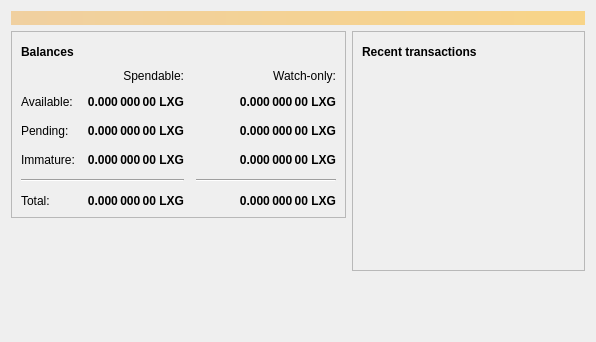
<?xml version="1.0" encoding="UTF-8"?>
<ui version="4.0">
 <class>OverviewPage</class>
 <widget class="QWidget" name="OverviewPage">
  <property name="geometry">
   <rect>
    <x>0</x>
    <y>0</y>
    <width>596</width>
    <height>342</height>
   </rect>
  </property>
  <property name="windowTitle">
   <string>Form</string>
  </property>
  <layout class="QVBoxLayout" name="topLayout">
   <item>
    <widget class="QLabel" name="labelAlerts">
     <property name="visible">
      <bool>false</bool>
     </property>
     <property name="styleSheet">
      <string notr="true">QLabel { background-color: qlineargradient(x1: 0, y1: 0, x2: 1, y2: 0, stop:0 #F0D0A0, stop:1 #F8D488); color:#000000; }</string>
     </property>
     <property name="wordWrap">
      <bool>true</bool>
     </property>
     <property name="margin">
      <number>3</number>
     </property>
     <property name="textInteractionFlags">
      <set>Qt::TextSelectableByMouse</set>
     </property>
    </widget>
   </item>
   <item>
    <layout class="QHBoxLayout" name="horizontalLayout" stretch="1,1">
     <item>
      <layout class="QVBoxLayout" name="verticalLayout_2">
       <item>
        <widget class="QFrame" name="frame">
         <property name="frameShape">
          <enum>QFrame::StyledPanel</enum>
         </property>
         <property name="frameShadow">
          <enum>QFrame::Raised</enum>
         </property>
         <layout class="QVBoxLayout" name="verticalLayout_4">
          <item>
           <layout class="QHBoxLayout" name="horizontalLayout_4">
            <item>
             <widget class="QLabel" name="label_5">
              <property name="font">
               <font>
                <weight>75</weight>
                <bold>true</bold>
               </font>
              </property>
              <property name="text">
               <string>Balances</string>
              </property>
             </widget>
            </item>
            <item>
             <widget class="QPushButton" name="labelWalletStatus">
              <property name="enabled">
               <bool>true</bool>
              </property>
              <property name="maximumSize">
               <size>
                <width>30</width>
                <height>16777215</height>
               </size>
              </property>
              <property name="toolTip">
               <string>The displayed information may be out of date. Your wallet automatically synchronizes with the Lexoncoin network after a connection is established, but this process has not completed yet.</string>
              </property>
              <property name="text">
               <string/>
              </property>
              <property name="icon">
               <iconset resource="../bitcoin.qrc">
                <normaloff>:/icons/warning</normaloff>
                <disabledoff>:/icons/warning</disabledoff>:/icons/warning</iconset>
              </property>
              <property name="iconSize">
               <size>
                <width>24</width>
                <height>24</height>
               </size>
              </property>
              <property name="flat">
               <bool>true</bool>
              </property>
             </widget>
            </item>
            <item>
             <spacer name="horizontalSpacer_3">
              <property name="orientation">
               <enum>Qt::Horizontal</enum>
              </property>
              <property name="sizeHint" stdset="0">
               <size>
                <width>40</width>
                <height>20</height>
               </size>
              </property>
             </spacer>
            </item>
           </layout>
          </item>
          <item>
           <layout class="QGridLayout" name="gridLayout">
            <property name="spacing">
             <number>12</number>
            </property>
            <item row="2" column="2">
             <widget class="QLabel" name="labelWatchPending">
              <property name="font">
               <font>
                <weight>75</weight>
                <bold>true</bold>
               </font>
              </property>
              <property name="cursor">
               <cursorShape>IBeamCursor</cursorShape>
              </property>
              <property name="toolTip">
               <string>Unconfirmed transactions to watch-only addresses</string>
              </property>
              <property name="text">
               <string notr="true">0.000 000 00 LXG</string>
              </property>
              <property name="alignment">
               <set>Qt::AlignRight|Qt::AlignTrailing|Qt::AlignVCenter</set>
              </property>
              <property name="textInteractionFlags">
               <set>Qt::LinksAccessibleByMouse|Qt::TextSelectableByKeyboard|Qt::TextSelectableByMouse</set>
              </property>
             </widget>
            </item>
            <item row="2" column="1">
             <widget class="QLabel" name="labelUnconfirmed">
              <property name="font">
               <font>
                <weight>75</weight>
                <bold>true</bold>
               </font>
              </property>
              <property name="cursor">
               <cursorShape>IBeamCursor</cursorShape>
              </property>
              <property name="toolTip">
               <string>Total of transactions that have yet to be confirmed, and do not yet count toward the spendable balance</string>
              </property>
              <property name="text">
               <string notr="true">0.000 000 00 LXG</string>
              </property>
              <property name="alignment">
               <set>Qt::AlignRight|Qt::AlignTrailing|Qt::AlignVCenter</set>
              </property>
              <property name="textInteractionFlags">
               <set>Qt::LinksAccessibleByMouse|Qt::TextSelectableByKeyboard|Qt::TextSelectableByMouse</set>
              </property>
             </widget>
            </item>
            <item row="3" column="2">
             <widget class="QLabel" name="labelWatchImmature">
              <property name="font">
               <font>
                <weight>75</weight>
                <bold>true</bold>
               </font>
              </property>
              <property name="cursor">
               <cursorShape>IBeamCursor</cursorShape>
              </property>
              <property name="toolTip">
               <string>Mined balance in watch-only addresses that has not yet matured</string>
              </property>
              <property name="text">
               <string notr="true">0.000 000 00 LXG</string>
              </property>
              <property name="alignment">
               <set>Qt::AlignRight|Qt::AlignTrailing|Qt::AlignVCenter</set>
              </property>
              <property name="textInteractionFlags">
               <set>Qt::LinksAccessibleByMouse|Qt::TextSelectableByKeyboard|Qt::TextSelectableByMouse</set>
              </property>
             </widget>
            </item>
            <item row="4" column="0" colspan="2">
             <widget class="Line" name="line">
              <property name="orientation">
               <enum>Qt::Horizontal</enum>
              </property>
             </widget>
            </item>
            <item row="4" column="2">
             <widget class="Line" name="lineWatchBalance">
              <property name="sizePolicy">
               <sizepolicy hsizetype="Preferred" vsizetype="Fixed">
                <horstretch>0</horstretch>
                <verstretch>0</verstretch>
               </sizepolicy>
              </property>
              <property name="minimumSize">
               <size>
                <width>140</width>
                <height>0</height>
               </size>
              </property>
              <property name="orientation">
               <enum>Qt::Horizontal</enum>
              </property>
             </widget>
            </item>
            <item row="5" column="0">
             <widget class="QLabel" name="labelTotalText">
              <property name="text">
               <string>Total:</string>
              </property>
             </widget>
            </item>
            <item row="3" column="1">
             <widget class="QLabel" name="labelImmature">
              <property name="font">
               <font>
                <weight>75</weight>
                <bold>true</bold>
               </font>
              </property>
              <property name="cursor">
               <cursorShape>IBeamCursor</cursorShape>
              </property>
              <property name="toolTip">
               <string>Mined balance that has not yet matured</string>
              </property>
              <property name="text">
               <string notr="true">0.000 000 00 LXG</string>
              </property>
              <property name="alignment">
               <set>Qt::AlignRight|Qt::AlignTrailing|Qt::AlignVCenter</set>
              </property>
              <property name="textInteractionFlags">
               <set>Qt::LinksAccessibleByMouse|Qt::TextSelectableByKeyboard|Qt::TextSelectableByMouse</set>
              </property>
             </widget>
            </item>
            <item row="2" column="3">
             <spacer name="horizontalSpacer_2">
              <property name="orientation">
               <enum>Qt::Horizontal</enum>
              </property>
              <property name="sizeHint" stdset="0">
               <size>
                <width>40</width>
                <height>20</height>
               </size>
              </property>
             </spacer>
            </item>
            <item row="3" column="0">
             <widget class="QLabel" name="labelImmatureText">
              <property name="text">
               <string>Immature:</string>
              </property>
             </widget>
            </item>
            <item row="5" column="1">
             <widget class="QLabel" name="labelTotal">
              <property name="font">
               <font>
                <weight>75</weight>
                <bold>true</bold>
               </font>
              </property>
              <property name="cursor">
               <cursorShape>IBeamCursor</cursorShape>
              </property>
              <property name="toolTip">
               <string>Your current total balance</string>
              </property>
              <property name="text">
               <string notr="true">0.000 000 00 LXG</string>
              </property>
              <property name="alignment">
               <set>Qt::AlignRight|Qt::AlignTrailing|Qt::AlignVCenter</set>
              </property>
              <property name="textInteractionFlags">
               <set>Qt::LinksAccessibleByMouse|Qt::TextSelectableByKeyboard|Qt::TextSelectableByMouse</set>
              </property>
             </widget>
            </item>
            <item row="5" column="2">
             <widget class="QLabel" name="labelWatchTotal">
              <property name="font">
               <font>
                <weight>75</weight>
                <bold>true</bold>
               </font>
              </property>
              <property name="cursor">
               <cursorShape>IBeamCursor</cursorShape>
              </property>
              <property name="toolTip">
               <string>Current total balance in watch-only addresses</string>
              </property>
              <property name="text">
               <string notr="true">0.000 000 00 LXG</string>
              </property>
              <property name="alignment">
               <set>Qt::AlignRight|Qt::AlignTrailing|Qt::AlignVCenter</set>
              </property>
              <property name="textInteractionFlags">
               <set>Qt::LinksAccessibleByMouse|Qt::TextSelectableByKeyboard|Qt::TextSelectableByMouse</set>
              </property>
             </widget>
            </item>
            <item row="0" column="2">
             <widget class="QLabel" name="labelWatchonly">
              <property name="text">
               <string>Watch-only:</string>
              </property>
              <property name="alignment">
               <set>Qt::AlignRight|Qt::AlignTrailing|Qt::AlignVCenter</set>
              </property>
             </widget>
            </item>
            <item row="1" column="0">
             <widget class="QLabel" name="labelBalanceText">
              <property name="text">
               <string>Available:</string>
              </property>
             </widget>
            </item>
            <item row="1" column="1">
             <widget class="QLabel" name="labelBalance">
              <property name="font">
               <font>
                <weight>75</weight>
                <bold>true</bold>
               </font>
              </property>
              <property name="cursor">
               <cursorShape>IBeamCursor</cursorShape>
              </property>
              <property name="toolTip">
               <string>Your current spendable balance</string>
              </property>
              <property name="text">
               <string notr="true">0.000 000 00 LXG</string>
              </property>
              <property name="alignment">
               <set>Qt::AlignRight|Qt::AlignTrailing|Qt::AlignVCenter</set>
              </property>
              <property name="textInteractionFlags">
               <set>Qt::LinksAccessibleByMouse|Qt::TextSelectableByKeyboard|Qt::TextSelectableByMouse</set>
              </property>
             </widget>
            </item>
            <item row="1" column="2">
             <widget class="QLabel" name="labelWatchAvailable">
              <property name="font">
               <font>
                <weight>75</weight>
                <bold>true</bold>
               </font>
              </property>
              <property name="cursor">
               <cursorShape>IBeamCursor</cursorShape>
              </property>
              <property name="toolTip">
               <string>Your current balance in watch-only addresses</string>
              </property>
              <property name="text">
               <string notr="true">0.000 000 00 LXG</string>
              </property>
              <property name="alignment">
               <set>Qt::AlignRight|Qt::AlignTrailing|Qt::AlignVCenter</set>
              </property>
              <property name="textInteractionFlags">
               <set>Qt::LinksAccessibleByMouse|Qt::TextSelectableByKeyboard|Qt::TextSelectableByMouse</set>
              </property>
             </widget>
            </item>
            <item row="2" column="0">
             <widget class="QLabel" name="labelPendingText">
              <property name="text">
               <string>Pending:</string>
              </property>
             </widget>
            </item>
            <item row="0" column="1">
             <widget class="QLabel" name="labelSpendable">
              <property name="text">
               <string>Spendable:</string>
              </property>
              <property name="alignment">
               <set>Qt::AlignRight|Qt::AlignTrailing|Qt::AlignVCenter</set>
              </property>
             </widget>
            </item>
           </layout>
          </item>
         </layout>
        </widget>
       </item>
       <item>
        <spacer name="verticalSpacer">
         <property name="orientation">
          <enum>Qt::Vertical</enum>
         </property>
         <property name="sizeHint" stdset="0">
          <size>
           <width>20</width>
           <height>40</height>
          </size>
         </property>
        </spacer>
       </item>
      </layout>
     </item>
     <item>
      <layout class="QVBoxLayout" name="verticalLayout_3">
       <item>
        <widget class="QFrame" name="frame_2">
         <property name="frameShape">
          <enum>QFrame::StyledPanel</enum>
         </property>
         <property name="frameShadow">
          <enum>QFrame::Raised</enum>
         </property>
         <layout class="QVBoxLayout" name="verticalLayout">
          <item>
           <layout class="QHBoxLayout" name="horizontalLayout_2">
            <item>
             <widget class="QLabel" name="label_4">
              <property name="font">
               <font>
                <weight>75</weight>
                <bold>true</bold>
               </font>
              </property>
              <property name="text">
               <string>Recent transactions</string>
              </property>
             </widget>
            </item>
            <item>
             <widget class="QPushButton" name="labelTransactionsStatus">
              <property name="enabled">
               <bool>true</bool>
              </property>
              <property name="maximumSize">
               <size>
                <width>30</width>
                <height>16777215</height>
               </size>
              </property>
              <property name="toolTip">
               <string>The displayed information may be out of date. Your wallet automatically synchronizes with the Lexoncoin network after a connection is established, but this process has not completed yet.</string>
              </property>
              <property name="text">
               <string/>
              </property>
              <property name="icon">
               <iconset resource="../bitcoin.qrc">
                <normaloff>:/icons/warning</normaloff>
                <disabledoff>:/icons/warning</disabledoff>:/icons/warning</iconset>
              </property>
              <property name="iconSize">
               <size>
                <width>24</width>
                <height>24</height>
               </size>
              </property>
              <property name="flat">
               <bool>true</bool>
              </property>
             </widget>
            </item>
            <item>
             <spacer name="horizontalSpacer">
              <property name="orientation">
               <enum>Qt::Horizontal</enum>
              </property>
              <property name="sizeHint" stdset="0">
               <size>
                <width>40</width>
                <height>20</height>
               </size>
              </property>
             </spacer>
            </item>
           </layout>
          </item>
          <item>
           <widget class="QListView" name="listTransactions">
            <property name="styleSheet">
             <string notr="true">QListView { background: transparent; }</string>
            </property>
            <property name="frameShape">
             <enum>QFrame::NoFrame</enum>
            </property>
            <property name="verticalScrollBarPolicy">
             <enum>Qt::ScrollBarAlwaysOff</enum>
            </property>
            <property name="horizontalScrollBarPolicy">
             <enum>Qt::ScrollBarAlwaysOff</enum>
            </property>
            <property name="selectionMode">
             <enum>QAbstractItemView::NoSelection</enum>
            </property>
           </widget>
          </item>
         </layout>
        </widget>
       </item>
       <item>
        <spacer name="verticalSpacer_2">
         <property name="orientation">
          <enum>Qt::Vertical</enum>
         </property>
         <property name="sizeHint" stdset="0">
          <size>
           <width>20</width>
           <height>40</height>
          </size>
         </property>
        </spacer>
       </item>
      </layout>
     </item>
    </layout>
   </item>
  </layout>
 </widget>
 <resources/>
 <connections/>
</ui>
